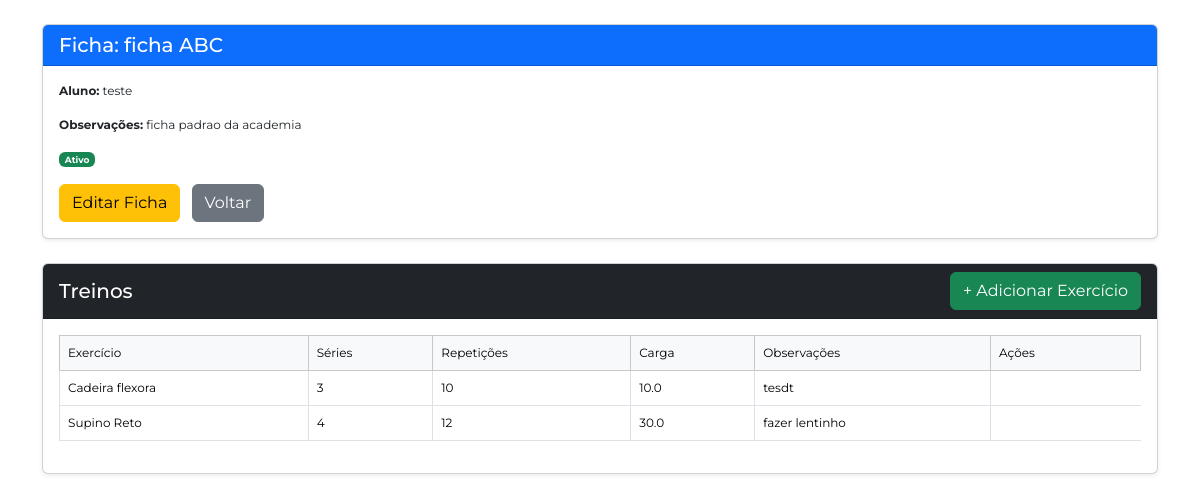
Screenshot of /fichas/detalhes/1 with the database file from the repository.
### app/models.py (models this page shows, shortened)
class Ficha(db.Model):
    __tablename__ = 'ficha'
    id = db.Column(db.Integer, primary_key=True)
    aluno_id = db.Column(db.Integer, db.ForeignKey('alunos.id'), nullable=False)
    nome = db.Column(db.String(100), nullable=False)
    observacoes = db.Column(db.Text)
    data_criacao = db.Column(db.DateTime, default=datetime.utcnow)
    ativo = db.Column(db.Boolean, default=True)
    treinos = db.relationship('Treino', backref='ficha', lazy=True, cascade="all, delete")
    aluno = db.relationship("Aluno", backref="fichas")

class Aluno(db.Model):
    __tablename__ = 'alunos'
    id = db.Column(db.Integer, primary_key=True)
    nome = db.Column(db.String(100), nullable=True)
    email = db.Column(db.String(120), unique=True, nullable=True)
    data_cadastro = db.Column(db.DateTime, default=datetime.utcnow)
    telefone = db.Column(db.String(20), nullable=True)
    data_nascimento = db.Column(db.Date, nullable=True)
    cpf = db.Column(db.String(14), unique=True, nullable=True)
    ativo = db.Column(db.Boolean, default=True)
    plano_id = db.Column(db.Integer, db.ForeignKey('planos.id'), nullable=True)
    plano = db.relationship('Plano', backref='alunos', lazy=True)

class Treino(db.Model):
    __tablename__ = "treino"
    id = db.Column(db.Integer, primary_key=True)
    ficha_id = db.Column(db.Integer, db.ForeignKey('ficha.id'), nullable=False)
    exercicio_id = db.Column(db.Integer, db.ForeignKey('exercicio.id'), nullable=False)
    series = db.Column(db.Integer, nullable=False)
    repeticoes = db.Column(db.Integer, nullable=False)
    carga = db.Column(db.String(20))
    descanso = db.Column(db.String(20))
    ordem = db.Column(db.Integer, nullable=False)
    observacoes = db.Column(db.Text)
    exercicio = db.relationship("Exercicio", backref="treinos")

class Exercicio(db.Model):
    __tablename__ = 'exercicio'
    id = db.Column(db.Integer, primary_key=True)
    nome = db.Column(db.String(100), nullable=False)
    grupo_muscular = db.Column(db.String(50))
    descricao = db.Column(db.Text)
    video_url = db.Column(db.String(200))
    ativo = db.Column(db.Boolean, default=True)

### app/fichas/routes.py (the view)
@fichas_blueprint.route("/detalhes/<int:ficha_id>")
def fichaDetalhes(ficha_id):
    ficha = Ficha.query.get_or_404(ficha_id)
    return render_template("ficha-detalhes.html", ficha=ficha)

### app/fichas/templates/ficha-detalhes.html
{% extends "base.html" %}
{% block content %}
<div class="container mt-4">
    <div class="card shadow-sm mb-4">
        <div class="card-header bg-primary text-white">
            <h5 class="mb-0">Ficha: {{ ficha.nome }}</h5>
        </div>
        <div class="card-body">
            <p><strong>Aluno:</strong> {{ ficha.aluno.nome }}</p>
            {% if ficha.observacoes %}
            <p><strong>Observações:</strong> {{ ficha.observacoes }}</p>
            {% endif %}
            <p>
                <span class="badge bg-{{ 'success' if ficha.ativo else 'secondary' }}">
                    {{ 'Ativo' if ficha.ativo else 'Inativo' }}
                </span>
            </p>
            <a href="{{ url_for('fichas.editarFicha', ficha_id=ficha.id) }}" class="btn btn-warning me-2">
                Editar Ficha
            </a>
            <a href="{{ url_for('fichas.listarFichas') }}" class="btn btn-secondary">
                Voltar
            </a>
        </div>
    </div>
    <div class="card shadow-sm">
        <div class="card-header bg-dark text-white d-flex justify-content-between align-items-center">
            <h5 class="mb-0">Treinos</h5>
            <a href="{{ url_for('fichas.criarTreino', ficha_id=ficha.id) }}"
               class="btn btn-success">
                + Adicionar Exercício
            </a>
        </div>
        <div class="card-body">
            {% if ficha.treinos|length == 0 %}
                <p class="text-muted">Nenhum treino cadastrado nessa ficha ainda.</p>
            {% else %}
            <table class="table table-bordered">
                <thead class="table-light">
                    <tr>
                        <th>Exercício</th>
                        <th>Séries</th>
                        <th>Repetições</th>
                        <th>Carga</th>
                        <th>Observações</th>
                        <th width="150">Ações</th>
                    </tr>
                </thead>
                <tbody>
                    {% for t in ficha.treinos %}
                    <tr>
                        <td>{{ t.exercicio.nome }}</td>
                        <td>{{ t.series }}</td>
                        <td>{{ t.repeticoes }}</td>
                        <td>{{ t.carga if t.carga else '-' }}</td>
                        <td>{{ t.observacoes if t.observacoes else '-' }}</td>
                    </tr>
                    {% endfor %}
                </tbody>
            </table>
            {% endif %}
        </div>
    </div>
</div>
{% endblock %}

### app/templates/base.html (shortened to what this page needs)
<!DOCTYPE html>
<html lang="pt-br
<head>
    <meta charset="UTF-8">
    <link rel="stylesheet" href="{{ url_for('static', filename='css/reset.css') }}">
    <link href="https://cdn.jsdelivr.net/npm/bootstrap@5.3.8/dist/css/bootstrap.min.css" rel="stylesheet">
    <link rel="stylesheet" href="{{ url_for('static', filename='css/style.css') }}">
</head>
<body>
    <section class="container-fluid mt-4">
        {% block content %} {% endblock %}
    </section>
</body>
</html>

### app/static/css/style.css (style rules this page uses)
:root { --cor-de-fundo: #FFFFFF; --cor-principal: #002f52; --cor-titulo: #ebecee; --azul: #0088FF; --amarelo: #FFCC00; --vermelho: #FF2227; --verde: #34C759; --roxo: #CB30E0; --fonte-principal: "Montserrat", sans-serif; --fonte-secundaria: "Josefin Sans"; }
body { margin: 0 !important; padding: 0 !important; background-color: var(--cor-de-fundo); font-family: var(--fonte-principal); font-size: 12px; font-weight: 400; }

### app/static/css/cabecalho.css (style rules this page uses)
section.container-fluid.mt-4 { margin-top: 0 !important; }
section.container-fluid { padding-left: 0 !important; padding-right: 0 !important; }

### rows the page displays
Ficha: nome "ficha ABC", observacoes "ficha padrao da academia", ativo "Ativo"
Aluno: aluno.nome "teste"
Treino: exercicio.nome "Cadeira flexora", series "3", repeticoes "10", carga "10.0", observacoes "tesdt"
Treino: exercicio.nome "Supino Reto", series "4", repeticoes "12", carga "30.0", observacoes "fazer lentinho"
